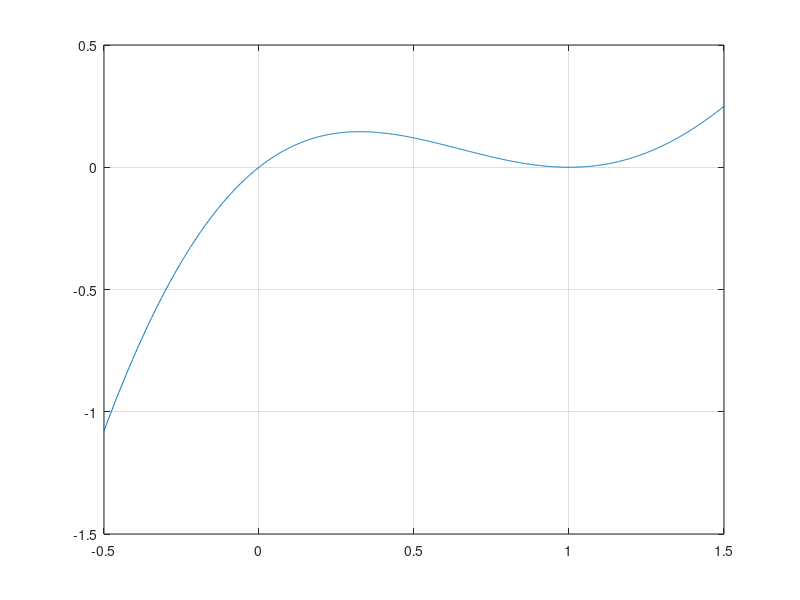

Write MATLAB code to recreate this figure. (Note: this script raises an error after producing the figure.)
% ESERCIZIO 2.2

close all
clear all

f = @(x) sin(x) .* (1 - x) .^ 2;
df = @(x) cos(x) .* (1 - x) .^ 2 - 2 * sin(x) .* (1 - x);
x_plot = linspace(-0.5, 1.5, 1000);
plot(x_plot, f(x_plot));
grid on

% x0=0.3 --> root = 0

[x1, x1_iter] = newton(f, df, 0.3, 1.e-6, 100);
err1 = abs(x1_iter - 0)
pause

% estimate of the convergence order
p = log(err1(3:end) ./ err1(2:end - 1)) ./ log(err1(2:end - 1) ./ err1(1:end - 2))
figure;
plot(p);
title('convergence order, root x1=0');

% Simple zero => p = 2

% x0=0.5 --> root = 1

[x2, x2_iter] = newton(f, df, 0.5, 1.e-6, 100);
err2 = abs(x2_iter - 1);

% estimate of the convergence order
p = log(err2(3:end) ./ err2(2:end - 1)) ./ log(err2(2:end - 1) ./ err2(1:end - 2))
figure;
plot(p);
title('convergence order, root x2=1');

% Double zero => p = 1

% Errors behaviour
figure;
semilogy(err1);
hold on
semilogy(err2, 'g');
legend('x1=0', 'x2=1');
title('Errors');

% The error for x1 = 0 gets small faster than the error for x2 = 1
% This is due to the different order of convergence of the scheme for x1 e
% x2

% For details on the order of convergence, wait for next lab.
